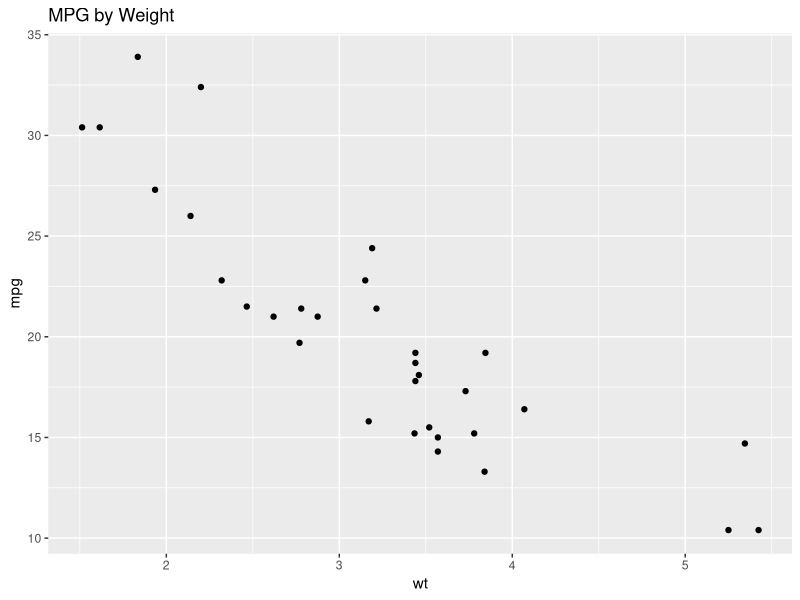

Reproduce this figure in R.
## ---- chunk 1
library(ggplot2)
ggplot(mtcars, aes(x = wt, y = mpg)) +
  geom_point() + 
  ggtitle("MPG by Weight")
